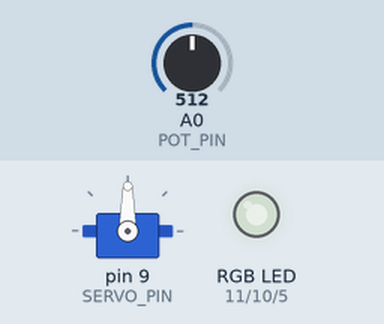
Recording of a sketch running on a simulated Arduino Uno, built with avr-gcc and run on an emulated ATmega328P. On the bench: servo, an RGB LED mixed from three pins (HIGH = lit). Inputs (shaded band) come from the test bench; at power-on: A0 (POT_PIN) = 512. Dim RGB values are drawn brighter than linear.

Above: at 1.2 s.
1.3 s: A0 (POT_PIN) set to 716
At 2.5 s:
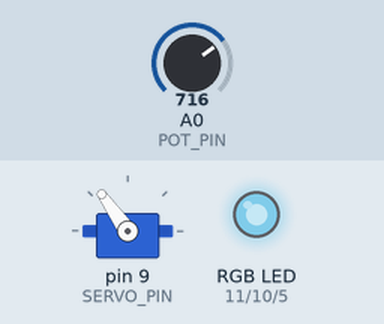
2.8 s: A0 (POT_PIN) set to 900
At 3.3 s:
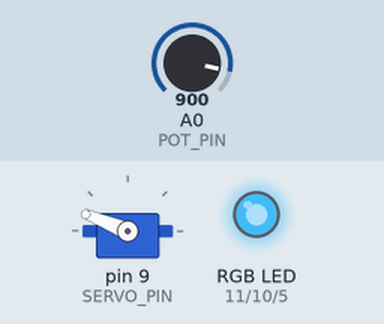
4.3 s: A0 (POT_PIN) set to 1023
At 5.5 s:
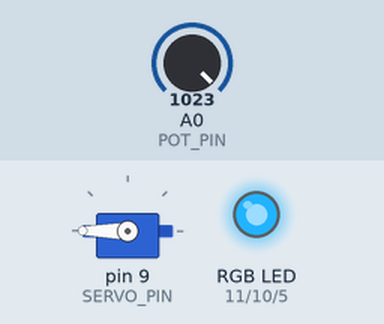
5.8 s: A0 (POT_PIN) set to 306
At 6.8 s:
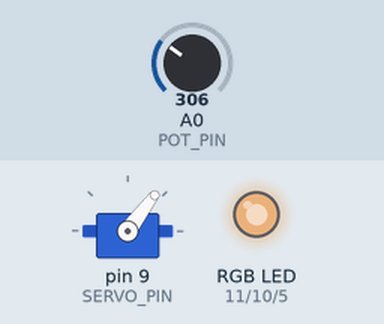
7.3 s: A0 (POT_PIN) set to 122
At 8.0 s:
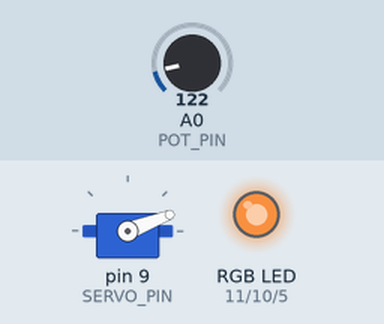
Timing chart, 0 to 9.8 s (numbered marks = the images above; inputs shaded):
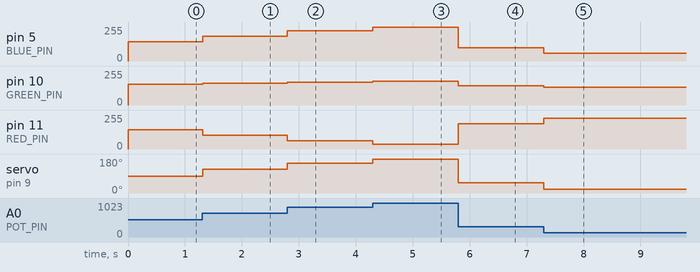

Measured:
- after the input at 1.3 s, pin 5 (BLUE_PIN): 144/255 → 187/255 at once; pin 10 (GREEN_PIN): 154/255 → 163/255 at once; pin 11 (RED_PIN): 145/255 → 102/255 at once; servo on pin 9 (SERVO_PIN): 90° → 125° at once
- after the input at 2.8 s, pin 5 (BLUE_PIN): 187/255 → 227/255 at once; pin 10 (GREEN_PIN): 163/255 → 172/255 at once; pin 11 (RED_PIN): 102/255 → 62/255 at once; servo on pin 9 (SERVO_PIN): 125° → 158° at once
- after the input at 4.3 s, pin 5 (BLUE_PIN): 227/255 → 255/255 at once; pin 10 (GREEN_PIN): 172/255 → 179/255 at once; pin 11 (RED_PIN): 62/255 → 34/255 at once; servo on pin 9 (SERVO_PIN): 158° → 180° at once
- after the input at 5.8 s, pin 5 (BLUE_PIN): 255/255 → 99/255 at once; pin 10 (GREEN_PIN): 179/255 → 143/255 at once; pin 11 (RED_PIN): 34/255 → 190/255 at once; servo on pin 9 (SERVO_PIN): 180° → 53° at once
- after the input at 7.3 s, pin 5 (BLUE_PIN): 99/255 → 59/255 at once; pin 10 (GREEN_PIN): 143/255 → 134/255 at once; pin 11 (RED_PIN): 190/255 → 230/255 at once; servo on pin 9 (SERVO_PIN): 53° → 21° at once

The sketch:

Arduino_Uno_Interactive_Servo_Light.ino
```cpp
// Include the Servo library to control the servo motor
#include <Servo.h>

// --- Pin Definitions ---
const int SERVO_PIN = 9;
const int POT_PIN   = A0;
const int RED_PIN   = 11;
const int GREEN_PIN = 10;
const int BLUE_PIN  = 5;

// Create a Servo object
Servo myServo;

void setup() {
  // Attach the servo object to its control pin
  myServo.attach(SERVO_PIN);

  // Set the RGB LED pins as outputs
  pinMode(RED_PIN, OUTPUT);
  pinMode(GREEN_PIN, OUTPUT);
  pinMode(BLUE_PIN, OUTPUT);
}

void loop() {
  // --- Servo Control ---
  // This part works as before.
  int potValue = analogRead(POT_PIN);
  int servoAngle = map(potValue, 0, 1023, 0, 180);
  myServo.write(servoAngle);

  // --- LED Color Transition: Orange-ish to Blue-ish ---
  // Map the servo angle (0-180) to the new RGB values.
  // At 0 degrees, color is #FF8122 (R:255, G:129, B:34)
  // At 180 degrees, color is #22B3FF (R:34, G:179, B:255)
  int redValue   = map(servoAngle, 0, 180, 255, 34);
  int greenValue = map(servoAngle, 0, 180, 129, 179);
  int blueValue  = map(servoAngle, 0, 180, 34,  255);

  // Set the LED to the calculated color at full brightness.
  setLedColor(redValue, greenValue, blueValue, 1.0);

  // Add a small delay for stability
  delay(15);
}

// Function to set the LED color with brightness control
void setLedColor(int r, int g, int b, float brightness) {
  // Constrain brightness to a 0.0 - 1.0 range for safety
  brightness = constrain(brightness, 0.0, 1.0);

  // Calculate the final color values by applying the brightness
  int final_r = r * brightness;
  int final_g = g * brightness;
  int final_b = b * brightness;

  // Write the final values to the LED pins
  analogWrite(RED_PIN, final_r);
  analogWrite(GREEN_PIN, final_g);
  analogWrite(BLUE_PIN, final_b);
}
```
